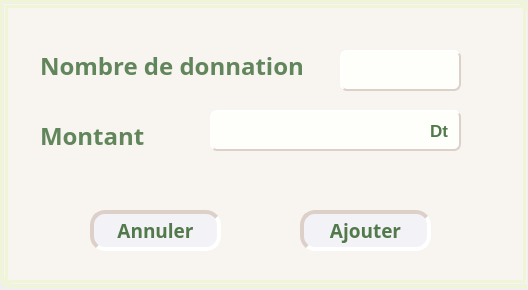
<?xml version="1.0" encoding="UTF-8"?>
<ui version="4.0">
 <class>donnation</class>
 <widget class="QDialog" name="donnation">
  <property name="geometry">
   <rect>
    <x>0</x>
    <y>0</y>
    <width>528</width>
    <height>290</height>
   </rect>
  </property>
  <property name="windowTitle">
   <string>Dialog</string>
  </property>
  <widget class="QFrame" name="donnationmontant">
   <property name="geometry">
    <rect>
     <x>0</x>
     <y>0</y>
     <width>531</width>
     <height>288</height>
    </rect>
   </property>
   <property name="styleSheet">
    <string notr="true">#donnationmontant{background:#f8f5f1;border:8px double #eff5d6;  border-top-right-radius: 10px;   border-bottom-left-radius: 10px;}
#titremodifdon{color:#52794a;}

#NbfoisL{color:#62865C;}

#montantL{color:#62865C;}

#nbfois{ selection-color:#56695b;
color: #52794a;
font-weight: bold;
font-size: 15px;
border: 2px outset #dcd0c9;
border-radius: 7px;
background-color: #fefefb;
  selection-background-color: #e3dac9;
}
#nbfois:hover{
border: 2px inset #dcd0c9;
background: #fafaeb;
}

#montant{ selection-color:#56695b;
color: #52794a;
font-weight: bold;
font-size: 15px;
border: 2px outset #dcd0c9;
border-radius: 7px;
background-color: #fefefb;
  selection-background-color: #e3dac9;
}
#montant:hover{
border: 2px inset #dcd0c9;
background: #fafaeb;
}

#ajouter{
color:#52794a;
border: 4px inset #dcd0c9;
border-radius: 15px;
background: #f3f2f7;
}
#ajouter:hover{
border: 4px outset #dcd0c9;
background: #eff5d6;
}
#ajouter:pressed{
border: 4px inset #dcd0c9;
background: #f6f1f7;
}

#annuler{
color:#52794a;
border: 4px inset #dcd0c9;
border-radius: 15px;
background: #f3f2f7;
}
#annuler:hover{
border: 4px outset #dcd0c9;
background: #eff5d6;
}
#annuler:pressed{
border: 4px inset #dcd0c9;
background: #f6f1f7;
}

</string>
   </property>
   <property name="frameShape">
    <enum>QFrame::StyledPanel</enum>
   </property>
   <property name="frameShadow">
    <enum>QFrame::Raised</enum>
   </property>
   <widget class="QPushButton" name="ajouter">
    <property name="geometry">
     <rect>
      <x>300</x>
      <y>210</y>
      <width>131</width>
      <height>41</height>
     </rect>
    </property>
    <property name="font">
     <font>
      <family>Bell MT</family>
      <pointsize>14</pointsize>
      <weight>75</weight>
      <bold>true</bold>
      <kerning>true</kerning>
     </font>
    </property>
    <property name="text">
     <string>Ajouter</string>
    </property>
   </widget>
   <widget class="QPushButton" name="annuler">
    <property name="geometry">
     <rect>
      <x>90</x>
      <y>210</y>
      <width>131</width>
      <height>41</height>
     </rect>
    </property>
    <property name="font">
     <font>
      <family>Bell MT</family>
      <pointsize>14</pointsize>
      <weight>75</weight>
      <bold>true</bold>
      <kerning>true</kerning>
     </font>
    </property>
    <property name="text">
     <string>Annuler</string>
    </property>
   </widget>
   <widget class="QLineEdit" name="nbfois">
    <property name="enabled">
     <bool>false</bool>
    </property>
    <property name="geometry">
     <rect>
      <x>340</x>
      <y>50</y>
      <width>121</width>
      <height>41</height>
     </rect>
    </property>
   </widget>
   <widget class="QLineEdit" name="montant">
    <property name="enabled">
     <bool>true</bool>
    </property>
    <property name="geometry">
     <rect>
      <x>210</x>
      <y>110</y>
      <width>251</width>
      <height>41</height>
     </rect>
    </property>
   </widget>
   <widget class="QLabel" name="NbfoisL">
    <property name="geometry">
     <rect>
      <x>40</x>
      <y>50</y>
      <width>291</width>
      <height>31</height>
     </rect>
    </property>
    <property name="font">
     <font>
      <family>Bell MT</family>
      <pointsize>18</pointsize>
      <weight>75</weight>
      <bold>true</bold>
     </font>
    </property>
    <property name="text">
     <string>Nombre de donnation</string>
    </property>
   </widget>
   <widget class="QLabel" name="montantL">
    <property name="geometry">
     <rect>
      <x>40</x>
      <y>120</y>
      <width>121</width>
      <height>31</height>
     </rect>
    </property>
    <property name="font">
     <font>
      <family>Bell MT</family>
      <pointsize>18</pointsize>
      <weight>75</weight>
      <bold>true</bold>
     </font>
    </property>
    <property name="text">
     <string>Montant</string>
    </property>
   </widget>
   <widget class="QLabel" name="label">
    <property name="enabled">
     <bool>false</bool>
    </property>
    <property name="geometry">
     <rect>
      <x>430</x>
      <y>120</y>
      <width>31</width>
      <height>21</height>
     </rect>
    </property>
    <property name="font">
     <font>
      <pointsize>-1</pointsize>
      <weight>75</weight>
      <bold>true</bold>
     </font>
    </property>
    <property name="styleSheet">
     <string notr="true">color: #52794a;
font-weight: bold;
font-size: 17px;</string>
    </property>
    <property name="text">
     <string>Dt</string>
    </property>
   </widget>
  </widget>
 </widget>
 <resources/>
 <connections/>
</ui>
